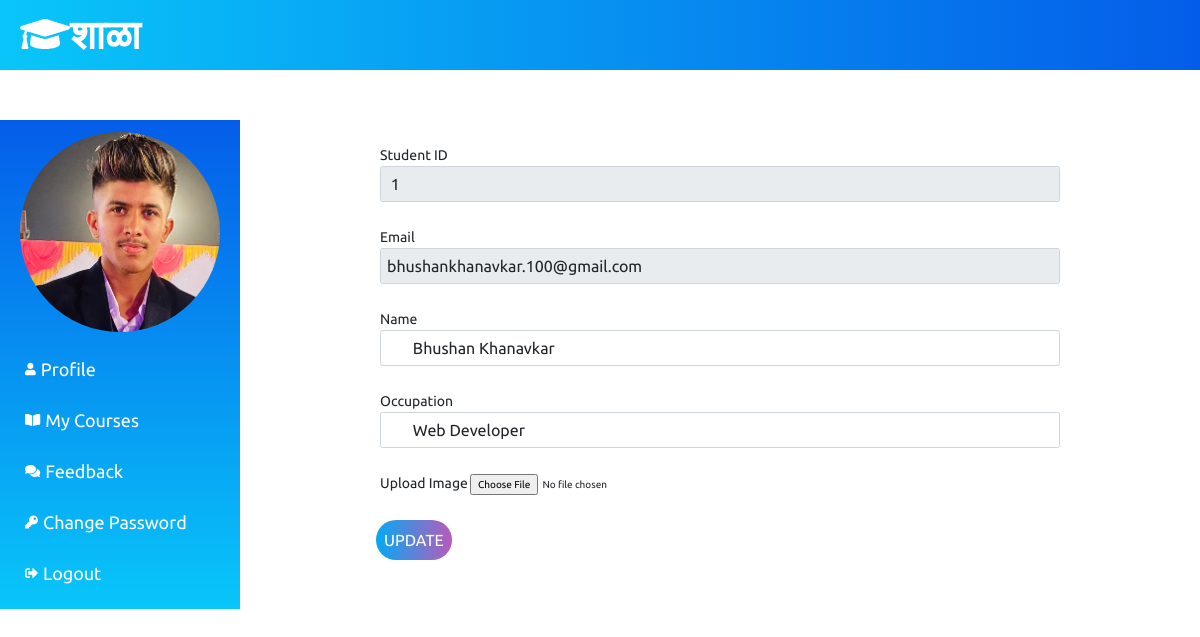
/Student/studentProfile.php (signed in), run on the app's committed database.
### tables this page shows
CREATE TABLE `student` (
  `stu_id` int(11) NOT NULL,
  `stu_name` varchar(255) NOT NULL,
  `stu_email` varchar(255) NOT NULL,
  `stu_pass` varchar(255) NOT NULL,
  `stu_occ` varchar(255) NOT NULL,
  `stu_img` text NOT NULL
);

### Student/studentProfile.php (the view, shortened to what this page needs)
<?php
include('./Include/header.php');
include_once('../dbConnection.php');
 if(isset($_SESSION['is_login'])){
  $stuEmail = $_SESSION['stuLogEmail'];
 } else {
  echo "<script> location.href='../index.php'; </script>";
 }
 $sql = "SELECT * FROM student WHERE stu_email='$stuEmail'";
 $result = $conn->query($sql);
 if($result->num_rows == 1){
 $row = $result->fetch_assoc();
 $stuId = $row["stu_id"];
 $stuName = $row["stu_name"];
 $stuOcc = $row["stu_occ"];
}
?>
<div class="stuContent">
    <div class="formContent">
      <form class="mx-5" method="POST" enctype="multipart/form-data">
       <div class="form-group">
        <label for="stuId">Student ID</label>
        <input type="text" class="form-control" id="stuId" name="stuId" value=" <?php if(isset($stuId)) {echo $stuId;} ?>" readonly>
       </div>
       <div class="form-group">
        <label for="stuEmail">Email</label>
        <input type="email" class="form-control" id="stuEmail" value=" <?php echo $stuEmail ?>" readonly>
       </div>
       <div class="form-group">
        <label for="stuName">Name</label>
        <input type="text" class="form-control" id="stuName" name="stuName" value=" <?php if(isset($stuName)) {echo $stuName;} ?>">
       </div>
       <div class="form-group">
        <label for="stuOcc">Occupation</label>
        <input type="text" class="form-control" id="stuOcc" name="stuOcc" value=" <?php if(isset($stuOcc)) {echo $stuOcc;} ?>">
       </div>
       <div class="form-group">
        <label for="stuImg">Upload Image</label>
        <input type="file" class="form-control-file" id="stuImg" name="stuImg">
       </div>
       <button type="submit" class="signinbutton" name="updateStuNameBtn">Update</button>
      </form>
 </div>
</div>
</div>
<?php
include('./Include/footer.php');
?>

### Student/Include/header.php (shortened to what this page needs)
<?php
include_once('../dbConnection.php');
 if(isset($_SESSION['is_login'])){
  $stuLogEmail = $_SESSION['stuLogEmail'];
 }
 if(isset($stuLogEmail)){
  $sql = "SELECT stu_img FROM student WHERE stu_email = '$stuLogEmail'";
  $result = $conn->query($sql);
  $row = $result->fetch_assoc();
  $stu_img = $row['stu_img'];
 }
?>
<!DOCTYPE html>
<html lang="en">
<head>
        <link rel="stylesheet" href="stustyle.css">
        <link rel="stylesheet" href="https://cdn.jsdelivr.net/npm/@fortawesome/fontawesome-free@5.15.5/cssfontawesomemincss">
        <link rel="stylesheet" href="../css/bootstrap.min.css">
        <link rel="stylesheet" href="../css/all.min.css">
</head>
<body>
<div class="stuBrand">
  <a href="../index.php"><i class="fas fa-graduation-cap "></i>शाळा</a>
</div>
<div class="studentarea">
  <div class="stuSidebar">
    <nav>
      <ul>
        <li ">
         <img src="<?php echo $stu_img ?>" >
        </li>
        <li>
         <a class="" href="studentProfile.php"><i class="fas fa-user" style="padding-right:5px"></i>Profile</a>
        </li>
        <li>
         <a href="myCourse.php"><i class="fas fa-book-open" style="padding-right:5px"></i>My Courses</a>
        </li>
        <li>
         <a href="stuFeedback.php"><i class="fas fa-comments" style="padding-right:5px"></i>Feedback</a>
        </li>
        <li>
         <a href="stuChangePass.php"><i class="fas fa-key" style="padding-right:5px"></i>Change Password</a>
        </li>
        <li>
         <a href="../logout.php"><i class="fas fa-sign-out-alt" style="padding-right:5px"></i>Logout</a>
        </li>
      </ul>
    </nav>
  </div>

### Student/stustyle.css (style rules this page uses)
* { font-family: "Ubuntu", sans-serif; margin: 0; padding: 0; border: none; outline: none; text-decoration: none; }
html { overflow-x: hidden; font-size: 62.5%; }
.stuBrand { width: 100%; height: 70px; background: linear-gradient(to right, #09c6f9, #045de9); position: fixed; top: 0; overflow: hidden; display: flex; align-items: center; z-index: 1; }
.stuBrand a { text-decoration: none; font-size: 40px; font-weight: 900; padding-left: 20px; color: #fff; cursor: pointer; }
.studentarea { width: 100%; display: flex; margin-top: 70px; justify-content: center; align-items: center; flex-direction: row; }
.studentarea .stuSidebar { margin-top: 50px; position: sticky; width: 20%; display: flex; flex-direction: row; background: linear-gradient(#045de9, #09c6f9); }
.studentarea .stuContent { width: 80%; display: flex; }
.studentarea .stuSidebar ul { list-style: none; }
.studentarea .stuSidebar li { padding: 12px 0px; font-size: 18px; }
.studentarea .stuSidebar li img { width: 200px; height: 200px; border-radius: 50%; object-fit: cover; object-position: 0 0; }
.studentarea .stuSidebar li a { text-decoration: none; color: #fff; transition: all 0.5s ease-in; padding: 10px 5px; }
.studentarea .stuContent .formContent { width: 80%; margin-left: auto; margin-right: auto; margin-bottom: 0; padding: 10px 10px; }
.form-group { margin: 25px 4px; }
label { display: inline-block; font-size: 14px; }
.form-control { padding: 5px 6px !important; font-size: 16px !important; font-weight: normal; }
.signinbutton { margin-right: 13px !important; color: #fff; text-align: center; text-decoration: none; padding: 8px; text-transform: uppercase; font-size: 16px; background: linear-gradient(90deg, #03a9f4, #f441a5, #ffeb3b, #03a9f4); background-size: 400%; border-radius: 30px; position: relative; z-index: 1; }
.signinbutton::before { content: ""; position: absolute; top: -2px; left: -2px; bottom: -2px; right: -2px; z-index: -1; background: linear-gradient(90deg, #03a9f4, #f441a5, #ffeb3b, #03a9f4); background-size: 400%; border-radius: 35px; filter: blur(20px); opacity: 0; transition: 0.5s; }

### data on the page
student: stu_img (picture), stuId "1", stuName "Bhushan Khanavkar", stuOcc "Web Developer"
